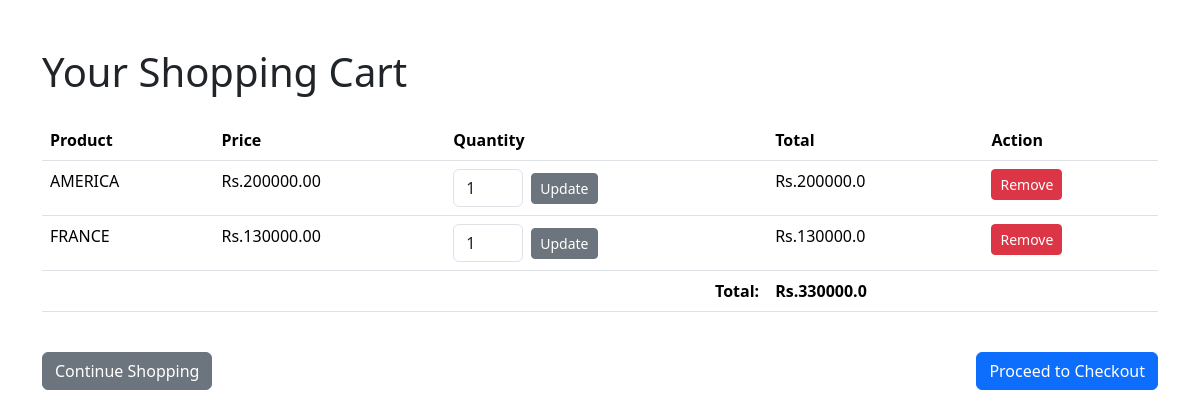
The app's page /cart/ (signed in) with its own data.
### myapp/models.py (models this page shows, shortened)
class CartItem(models.Model):
    cart = models.ForeignKey(Cart, related_name="items", on_delete=models.CASCADE)
    product = models.ForeignKey(Product, on_delete=models.CASCADE)
    quantity = models.PositiveIntegerField(default=1)

class Product(models.Model):
    name = models.CharField(max_length=255)
    price = models.DecimalField(max_digits=10, decimal_places=2)
    description = models.TextField()

### myapp/views.py (the view)
# urls.py: path('cart/', views.cart_view, name='cart'),
@login_required
def cart_view(request):
    cart, _ = Cart.objects.get_or_create(user=request.user)
    cart_items = []
    cart_total = 0
    for item in cart.items.all():
        item_total = float(item.product.price) * item.quantity
        cart_items.append({
            'item': item,
            'total': item_total
        })
        cart_total += item_total
    return render(request, 'cart.html', {
        'cart': cart,
        'cart_items': cart_items,
        'cart_total': cart_total
    })

### myapp/templates/cart.html (shortened to what this page needs)
{% load static %}
<!DOCTYPE html>
<html lang="en">
<head>
    <link href="https://cdn.jsdelivr.net/npm/bootstrap@5.3.3/dist/css/bootstrap.min.css" rel="stylesheet">
</head>
<body>
    <div class="container py-5">
        <h1 class="mb-4">Your Shopping Cart</h1>
        {% if cart_items %}
            <div class="table-responsive">
                <table class="table">
                    <thead>
                        <tr>
                            <th>Product</th>
                            <th>Price</th>
                            <th>Quantity</th>
                            <th>Total</th>
                            <th>Action</th>
                        </tr>
                    </thead>
                    <tbody>
                        {% for cart_item in cart_items %}
                        <tr>
                            <td>{{ cart_item.item.product.name }}</td>
                            <td>Rs.{{ cart_item.item.product.price }}</td>
                            <td>
                                <form action="{% url 'update_cart' cart_item.item.product.id %}" method="post" class="d-flex align-items-center">
                                    <input type="number" name="quantity" value="{{ cart_item.item.quantity }}" min="1" class="form-control" style="width: 70px">
                                    <button type="submit" class="btn btn-sm btn-secondary ms-2">Update</button>
                                </form>
                            </td>
                            <td>Rs.{{ cart_item.total }}</td>
                            <td>
                                <a href="{% url 'remove_from_cart' cart_item.item.product.id %}" class="btn btn-danger btn-sm">Remove</a>
                            </td>
                        </tr>
                        {% endfor %}
                    </tbody>
                    <tfoot>
                        <tr>
                            <td colspan="3" class="text-end"><strong>Total:</strong></td>
                            <td><strong>Rs.{{ cart_total }}</strong></td>
                            <td></td>
                        </tr>
                    </tfoot>
                </table>
            </div>
            <div class="d-flex justify-content-between mt-4">
                <a href="{% url 'home' %}" class="btn btn-secondary">Continue Shopping</a>
                <a href="{% url 'checkout' %}" class="btn btn-primary">Proceed to Checkout</a>
            </div>
        {% else %}
            <div class="text-center">
                <p>Your cart is empty</p>
                <a href="{% url 'home' %}" class="btn btn-primary">Start Shopping</a>
            </div>
        {% endif %}
    </div>
</body>
</html>

### records on screen
CartItem: item.product.name "AMERICA", item.product.price "200000.00", quantity "1", total "200000.0"
CartItem: item.product.name "FRANCE", item.product.price "130000.00", quantity "1", total "130000.0"

### other values on screen
{{ cart_total }} "330000.0"
